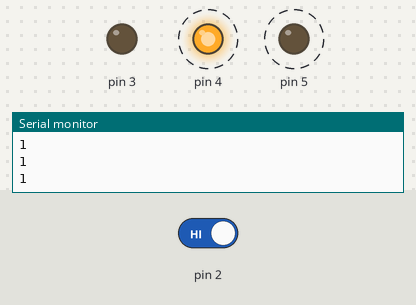
This sketch was run on a simulated Arduino Uno, built with avr-gcc and run on an emulated ATmega328P. Shown: output pins drawn as LEDs (lit = HIGH), the last lines printed to the serial monitor. Dashed ring = blinking. The test bench sets the inputs (shaded band); at power-on: pin 2 HIGH.

Above: at 1.8 s.
1.9 s: pin 2 driven LOW
At 2.5 s:
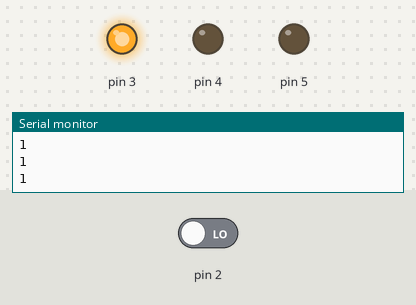
3.5 s: pin 2 driven HIGH
At 3.62 s:
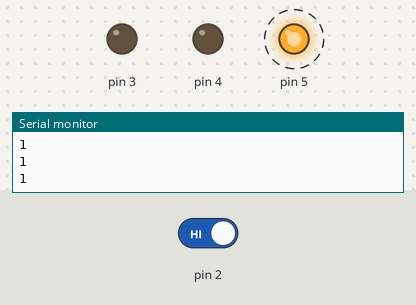
Timing chart, 0 to 12.5 s (numbered marks = the images above; inputs shaded):
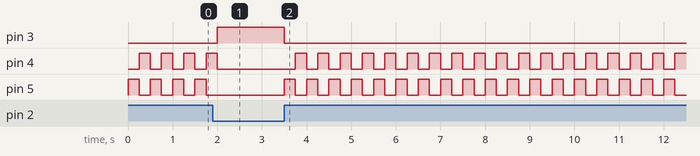

The sketch:

02_0_alternatingBlinky.ino
```cpp
int switchState = 0;

void setup() {
  // open the serial port at 9600 bps:
  Serial.begin(9600);
  // put your setup code here, to run once:
  // red
  pinMode(5, OUTPUT);
  // red
  pinMode(4, OUTPUT);
  // green
  pinMode(3, OUTPUT);
  // get voltage from switch
  pinMode(2, INPUT);
}

void loop() {
  // put your main code here, to run repeatedly:
  switchState = digitalRead(2);


  if(switchState == LOW){

    digitalWrite(3, HIGH);
    digitalWrite(4, LOW);
    digitalWrite(5, LOW);
   } else{
     Serial.println(switchState);
    digitalWrite(3, LOW);
    digitalWrite(4, LOW);
    digitalWrite(5, HIGH);

    delay(250);
    digitalWrite(4, HIGH);
    digitalWrite(5, LOW);
    delay(250);

    }

}
```

Measured:
- after the input at 1.9 s, pin 3: LOW → HIGH after 0.10 s; pin 4: goes on until 2.0 s, then stays LOW; pin 5: stops changing and stays LOW
- after the input at 3.5 s, pin 3: HIGH → LOW at once; pin 4: alternates HIGH for 0.25 s and LOW for 0.25 s, starting after 0.25 s; pin 5: alternates HIGH for 0.25 s and LOW for 0.25 s, starting at once
- by itself, pin 4, pin 5: alternates HIGH for 0.25 s and LOW for 0.25 s
